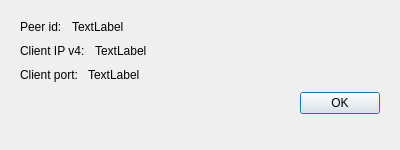
<?xml version="1.0" encoding="UTF-8"?>
<ui version="4.0">
 <class>ClientInfoDialog</class>
 <widget class="QDialog" name="ClientInfoDialog">
  <property name="geometry">
   <rect>
    <x>0</x>
    <y>0</y>
    <width>400</width>
    <height>150</height>
   </rect>
  </property>
  <property name="windowTitle">
   <string>Client info</string>
  </property>
  <layout class="QFormLayout" name="formLayout">
   <property name="verticalSpacing">
    <number>10</number>
   </property>
   <property name="leftMargin">
    <number>20</number>
   </property>
   <property name="topMargin">
    <number>20</number>
   </property>
   <property name="rightMargin">
    <number>20</number>
   </property>
   <item row="0" column="0">
    <layout class="QHBoxLayout" name="horizontalLayout">
     <property name="spacing">
      <number>10</number>
     </property>
     <item>
      <widget class="QLabel" name="peerid_label">
       <property name="text">
        <string>Peer id:</string>
       </property>
      </widget>
     </item>
     <item>
      <widget class="QLabel" name="peerid_val">
       <property name="text">
        <string>TextLabel</string>
       </property>
      </widget>
     </item>
    </layout>
   </item>
   <item row="2" column="0">
    <layout class="QHBoxLayout" name="horizontalLayout_3">
     <property name="spacing">
      <number>10</number>
     </property>
     <item>
      <widget class="QLabel" name="port_label">
       <property name="text">
        <string>Client port:</string>
       </property>
      </widget>
     </item>
     <item>
      <widget class="QLabel" name="port_val">
       <property name="text">
        <string>TextLabel</string>
       </property>
      </widget>
     </item>
    </layout>
   </item>
   <item row="4" column="1">
    <widget class="QDialogButtonBox" name="buttonBox">
     <property name="orientation">
      <enum>Qt::Horizontal</enum>
     </property>
     <property name="standardButtons">
      <set>QDialogButtonBox::Ok</set>
     </property>
    </widget>
   </item>
   <item row="1" column="0">
    <layout class="QHBoxLayout" name="horizontalLayout_2">
     <property name="spacing">
      <number>10</number>
     </property>
     <item>
      <widget class="QLabel" name="ip_label">
       <property name="text">
        <string>Client IP v4:</string>
       </property>
      </widget>
     </item>
     <item>
      <widget class="QLabel" name="ip_val">
       <property name="text">
        <string>TextLabel</string>
       </property>
      </widget>
     </item>
    </layout>
   </item>
  </layout>
 </widget>
 <resources/>
 <connections>
  <connection>
   <sender>buttonBox</sender>
   <signal>accepted()</signal>
   <receiver>ClientInfoDialog</receiver>
   <slot>accept()</slot>
   <hints>
    <hint type="sourcelabel">
     <x>248</x>
     <y>254</y>
    </hint>
    <hint type="destinationlabel">
     <x>157</x>
     <y>274</y>
    </hint>
   </hints>
  </connection>
  <connection>
   <sender>buttonBox</sender>
   <signal>rejected()</signal>
   <receiver>ClientInfoDialog</receiver>
   <slot>reject()</slot>
   <hints>
    <hint type="sourcelabel">
     <x>316</x>
     <y>260</y>
    </hint>
    <hint type="destinationlabel">
     <x>286</x>
     <y>274</y>
    </hint>
   </hints>
  </connection>
 </connections>
</ui>
